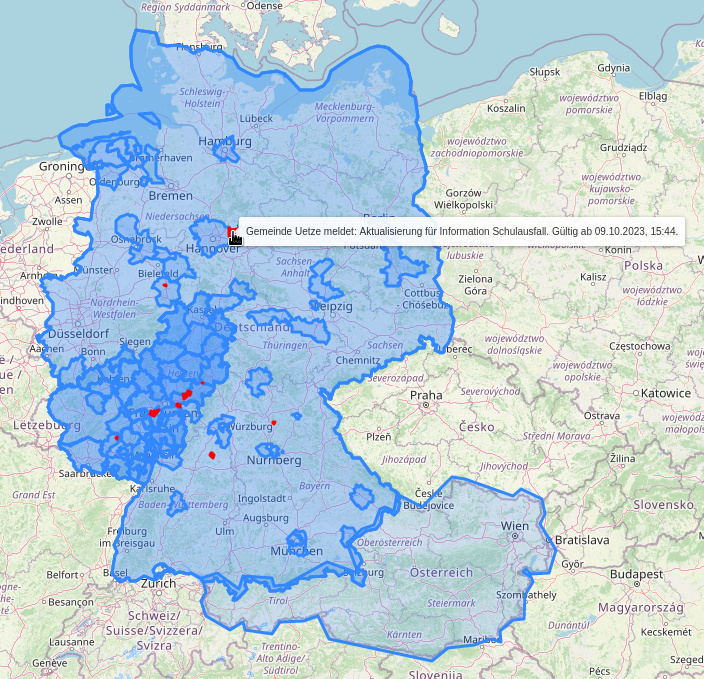

This chart was generated by the following Python code:
#!/usr/bin/env python3
# SPDX-License-Identifier: MIT

import argparse

import folium

from katwarn_api import KatWarnApi


def main():
    parser = argparse.ArgumentParser(description="Create a map with Folium")
    parser.add_argument(
        "-o",
        "--output",
        metavar="PATH",
        type=str,
        default="map.html",
        help="Output file",
    )
    args = parser.parse_args()

    api = KatWarnApi()
    map = folium.Map()
    boxes = []

    def get_bounds():
        ymin = min([b.ymin for b in boxes])
        ymax = max([b.ymax for b in boxes])
        xmin = min([b.xmin for b in boxes])
        xmax = max([b.xmax for b in boxes])
        return [(ymin, xmax), (ymax, xmin)]

    for entry in api.get_service_areas().index:
        boxes.append(entry.bbox)
        service_area = api.get_service_area(entry.provider_id)

        service_area_map = folium.FeatureGroup(
            name=f"Service Area: {entry.provider_id}"
        )
        service_area_map.add_to(map)

        def fixup_topo_json_for_folium(topo_json: dict):
            # Folium only supports TopoJSON with GeometryCollection, so hack it together
            for key in topo_json["objects"].keys():
                orig = topo_json["objects"][key]
                new = {"type": "GeometryCollection", "geometries": [orig]}
                topo_json["objects"][key] = new

        topo_json = service_area.service_area
        fixup_topo_json_for_folium(topo_json)
        for key in topo_json["objects"].keys():
            tooltip = folium.GeoJsonTooltip(fields=["longhand"], aliases=["Name"])
            folium.TopoJson(
                topo_json, "objects." + key, tooltip=tooltip, name=key
            ).add_to(service_area_map)

    alert_map = folium.FeatureGroup(name="Alerts")
    alert_map.add_to(map)
    map.keep_in_front(alert_map)

    for entry in api.get_incidents().incidents:
        incident = api.get_incident(entry.id)
        boxes.append(incident.bbox)
        for alert_id in incident.alerts:
            alert = api.get_alert(incident.id, alert_id)
            alert

            def style_function(x):
                return {"color": "red"}

            folium.GeoJson(
                alert.geometry,
                name=alert.headline,
                tooltip=alert.headline,
                style_function=style_function,
            ).add_to(alert_map)

    folium.LayerControl().add_to(map)
    map.fit_bounds(get_bounds())
    map.save(args.output)


if __name__ == "__main__":
    main()
